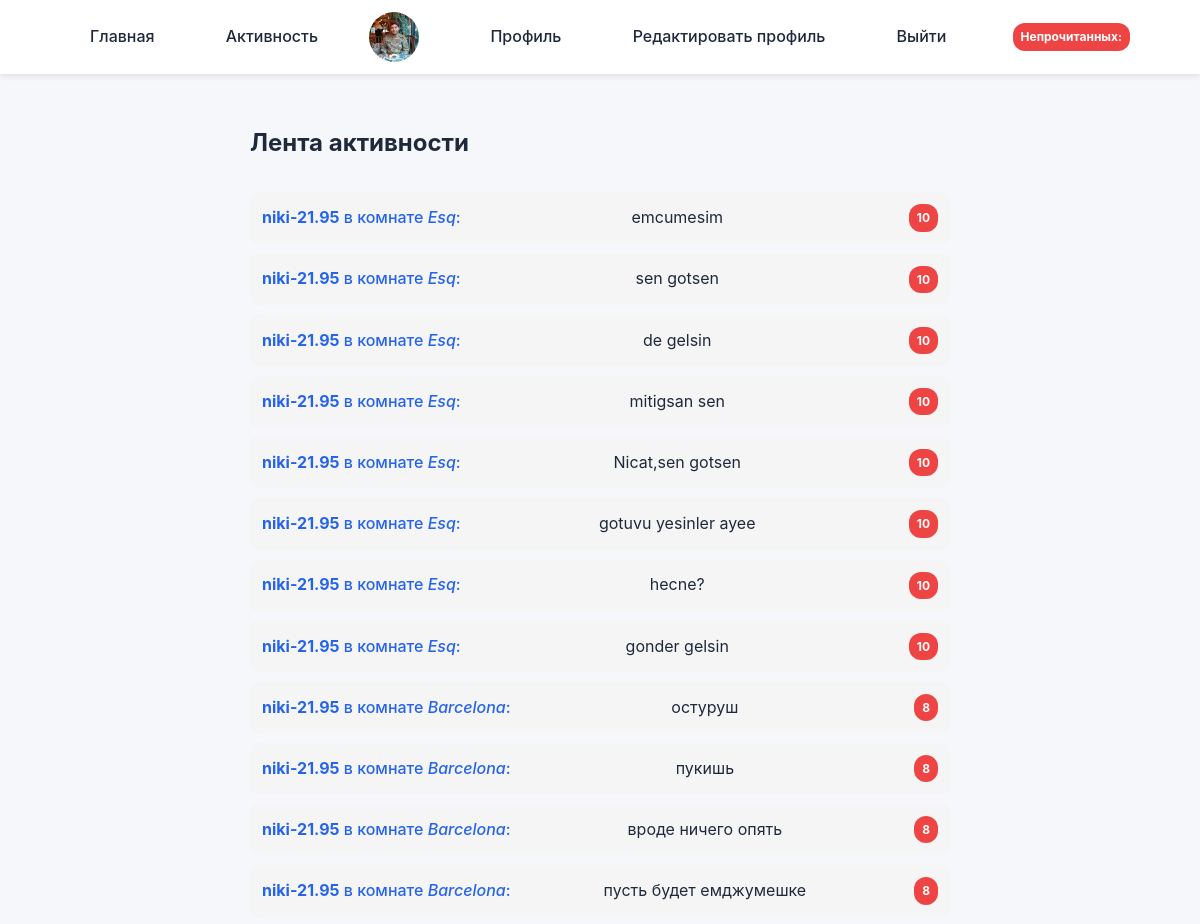
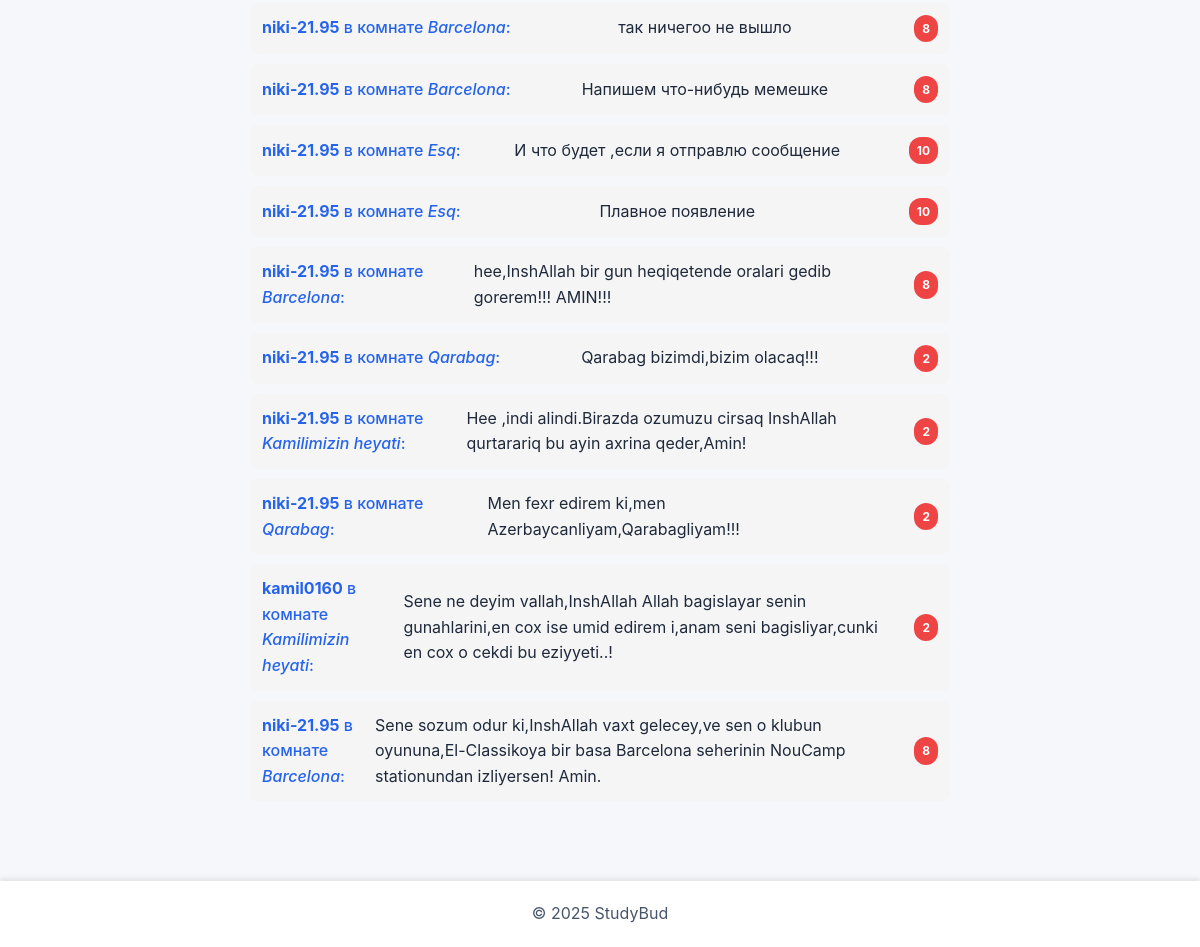
Page /activity/ (signed in) on the earlier database version (2 pictures, top to bottom).
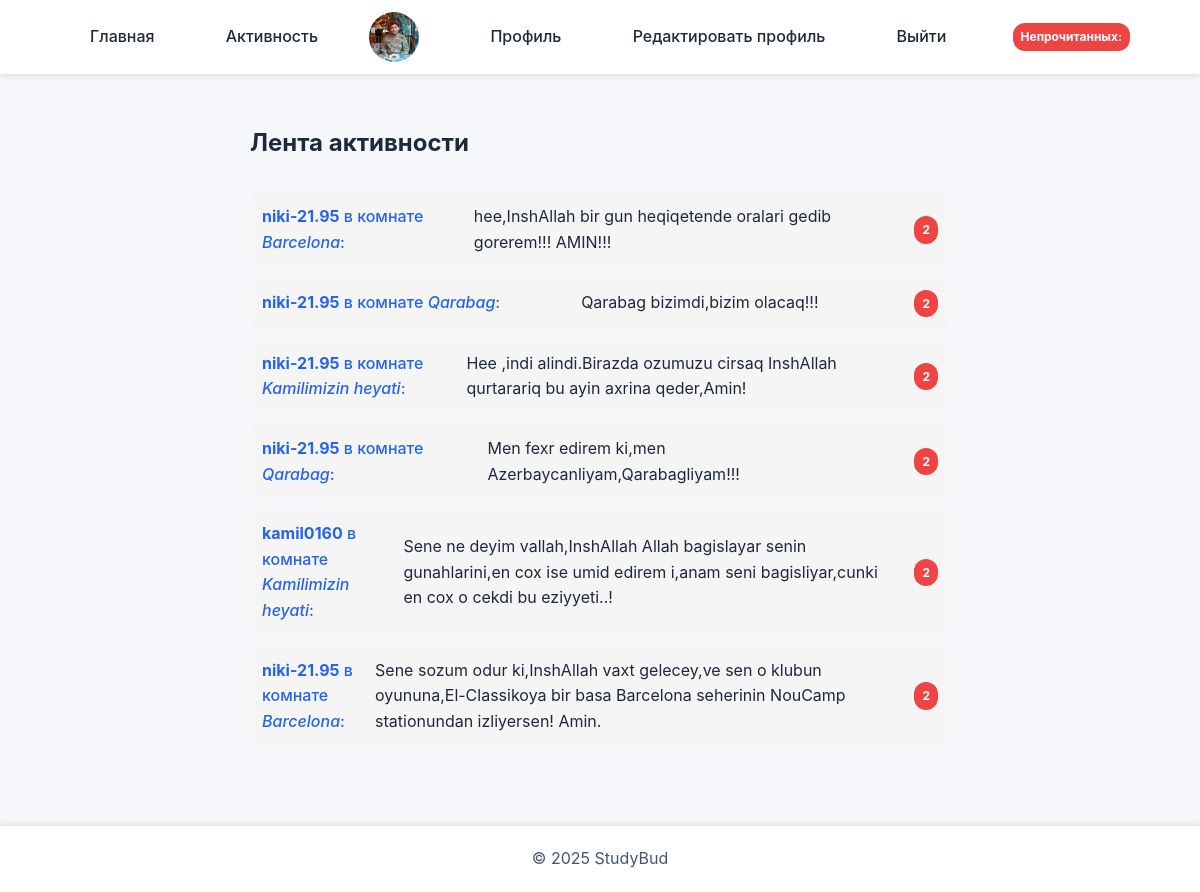
Same page on the later database version.
### base/models.py (models this page shows, shortened)
class Profile(models.Model):
    user = models.OneToOneField(User, on_delete=models.CASCADE)
    avatar = models.ImageField(upload_to='avatars/', default='avatars/default.png')
    bio = models.TextField(blank=True)

class Message(models.Model):
    user = models.ForeignKey(User, on_delete=models.CASCADE)
    room = models.ForeignKey(Room, on_delete=models.CASCADE)
    body = models.TextField()
    created = models.DateTimeField(auto_now_add=True)
    updated = models.DateTimeField(auto_now=True)
    read_by = models.ManyToManyField(User, related_name='read_messages', blank=True)

class Room(models.Model):
    host = models.ForeignKey(User, on_delete=models.SET_NULL, null=True)
    name = models.CharField(max_length=255, unique=True)
    topic = models.ForeignKey('Topic', on_delete=models.SET_NULL, null=True)
    description = models.TextField(blank=True, null=True)
    created = models.DateTimeField(auto_now_add=True)
    updated = models.DateTimeField(auto_now=True)
    participants = models.ManyToManyField(User, related_name='participants', blank=True)

### base/views.py (the view)
# urls.py: path('activity/', views.activityPage, name='activityPage'),
@login_required(login_url='loginPage')
def activityPage(request):
    messages_list = Message.objects.all().order_by('-created')
    unread_messages = Message.objects.exclude(read_by=request.user)
    unread_count_by_room = {}
    for msg in unread_messages:
        room_id = msg.room.id
        unread_count_by_room[room_id] = unread_count_by_room.get(room_id, 0) + 1
    context = {
        'messages': messages_list,
        'unread_count_by_room': unread_count_by_room,
    }
    return render(request, 'base/activity.html', context)

### base/templatetags/custom_filters.py (called while the page is built)
@register.filter
def get_item(dictionary, key):
    return dictionary.get(key)

### templates/base/activity.html
{% extends 'base/main.html' %} {% load custom_filters %} {% block content %}
<h2>Лента активности</h2>
<div class="activity-container">
  {% for message in messages %}
  <div class="activity-message">
    <a href="{% url 'room_detail' message.room.id %}">
      <strong>{{ message.user.username }}</strong> в комнате
      <em>{{ message.room.name }}</em>:
    </a>
    {{ message.body }} {% if unread_count_by_room|get_item:message.room.id %}
    <span class="unread-counter"
      >{{ unread_count_by_room|get_item:message.room.id }}</span
    >
    {% endif %}
  </div>
  {% empty %}
  <p>Нет сообщений</p>
  {% endfor %}
</div>
{% endblock %}

### templates/base/main.html (shortened to what this page needs)
<!DOCTYPE html>
<html lang="ru">
  <head>
    {% load static %}
    <link rel="stylesheet" href="{% static 'base/style.css' %}" />
  </head>
  <body>
    <header>
      <nav>
        <a href="{% url 'home' %}">Главная</a>
        <a href="{% url 'activityPage' %}">Активность</a>
        {% if request.user.is_authenticated %}
        <img
          src="{{ request.user.profile.avatar.url }}"
          alt="{{ request.user.username }}"
          class="avatar"
        />
        <a href="{% url 'user-profile' request.user.id %}">Профиль</a>
        <a href="{% url 'updateProfile' %}">Редактировать профиль</a>
        <a href="{% url 'logoutUser' %}">Выйти</a>
        <span class="unread-counter">Непрочитанных: {{ unread_count }}</span>
        {% else %}
        <a href="{% url 'loginPage' %}">Войти</a>
        <a href="{% url 'registerPage' %}">Регистрация</a>
        {% endif %}
      </nav>
    </header>
    <main>{% block content %}{% endblock %}</main>
    <footer>
      <p>© 2025 StudyBud</p>
    </footer>
  </body>
</html>

### static/base/style.css (style rules this page uses)
:root { --bg-color: #f5f7fa; --primary: #2563eb; --primary-dark: #1d4ed8; --text-color: #1e293b; --light: #ffffff; --shadow: rgba(0, 0, 0, 0.1); --radius: 12px; --transition: 0.3s ease; }
* { margin: 0; padding: 0; box-sizing: border-box; }
body { font-family: "Inter", Arial, sans-serif; background: var(--bg-color); color: var(--text-color); line-height: 1.6; display: flex; flex-direction: column; min-height: 100vh; }
header { background: var(--light); box-shadow: 0 2px 6px var(--shadow); position: sticky; top: 0; z-index: 100; }
nav { max-width: 1100px; margin: auto; padding: 12px 20px; display: flex; justify-content: space-between; align-items: center; }
nav a { color: var(--text-color); text-decoration: none; margin-left: 20px; font-weight: 500; transition: color var(--transition); }
main { flex: 1; max-width: 1100px; margin: 30px auto; padding: 20px; }
footer { background: var(--light); text-align: center; padding: 20px; box-shadow: 0 -2px 6px var(--shadow); color: #475569; }
.unread-counter { background: #ef4444; color: white; padding: 4px 8px; border-radius: 12px; font-weight: bold; font-size: 14px; margin-left: 15px; }
.activity-container { max-width: 700px; margin: 30px auto; }
.activity-message { padding: 12px; border-radius: 8px; background: #f5f5f5; margin-bottom: 10px; display: flex; justify-content: space-between; align-items: center; }
.activity-message a { text-decoration: none; color: #2563eb; font-weight: 500; }
.unread-counter { background: #ef4444; color: white; padding: 4px 8px; border-radius: 12px; font-weight: bold; font-size: 12px; }
.avatar { width: 50px; height: 50px; border-radius: 50%; object-fit: cover; }

Differences in the rows shown:
removed Message: user.username "niki-21.95", room.name "Esq", body "emcumesim", room "10"
removed Message: user.username "niki-21.95", room.name "Esq", body "sen gotsen", room "10"
removed Message: user.username "niki-21.95", room.name "Esq", body "de gelsin", room "10"
removed Message: user.username "niki-21.95", room.name "Esq", body "mitigsan sen", room "10"
removed Message: user.username "niki-21.95", room.name "Esq", body "Nicat,sen gotsen", room "10"
removed Message: user.username "niki-21.95", room.name "Esq", body "gotuvu yesinler ayee", room "10"
removed Message: user.username "niki-21.95", room.name "Esq", body "hecne?", room "10"
removed Message: user.username "niki-21.95", room.name "Esq", body "gonder gelsin", room "10"
removed Message: user.username "niki-21.95", room.name "Barcelona", body "остуруш", room "8"
removed Message: user.username "niki-21.95", room.name "Barcelona", body "пукишь", room "8"
removed Message: user.username "niki-21.95", room.name "Barcelona", body "вроде ничего опять", room "8"
removed Message: user.username "niki-21.95", room.name "Barcelona", body "пусть будет емджумешке", room "8"
removed Message: user.username "niki-21.95", room.name "Barcelona", body "так ничегоо не вышло", room "8"
removed Message: user.username "niki-21.95", room.name "Barcelona", body "Напишем что-нибудь мемешке", room "8"
removed Message: user.username "niki-21.95", room.name "Esq", body "И что будет ,если я отправлю сообщение", room "10"
removed Message: user.username "niki-21.95", room.name "Esq", body "Плавное появление", room "10"
computed for Message "hee,InshAllah bir gun heqiqetende oralari gedib gorerem!!! AMIN!!!": room "8" → "2"
computed for Message (number 6 of 6 on the later page): room "8" → "2"
